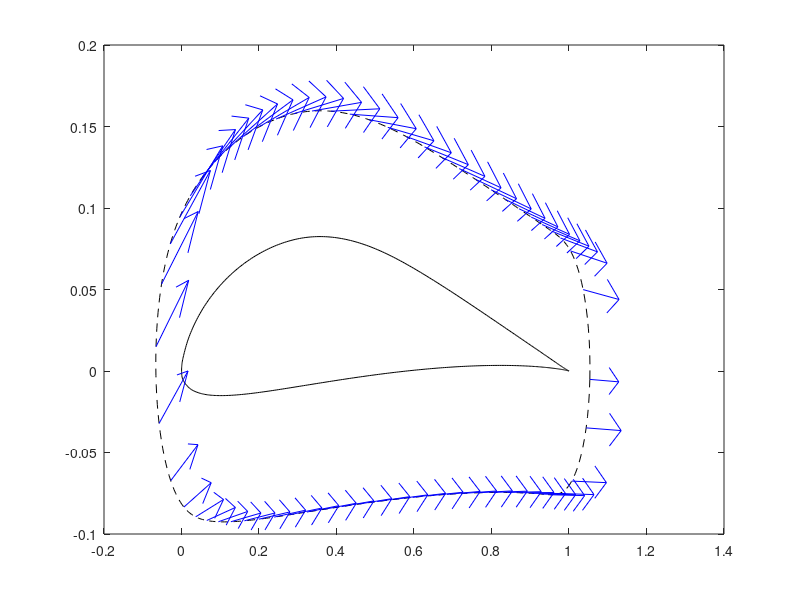
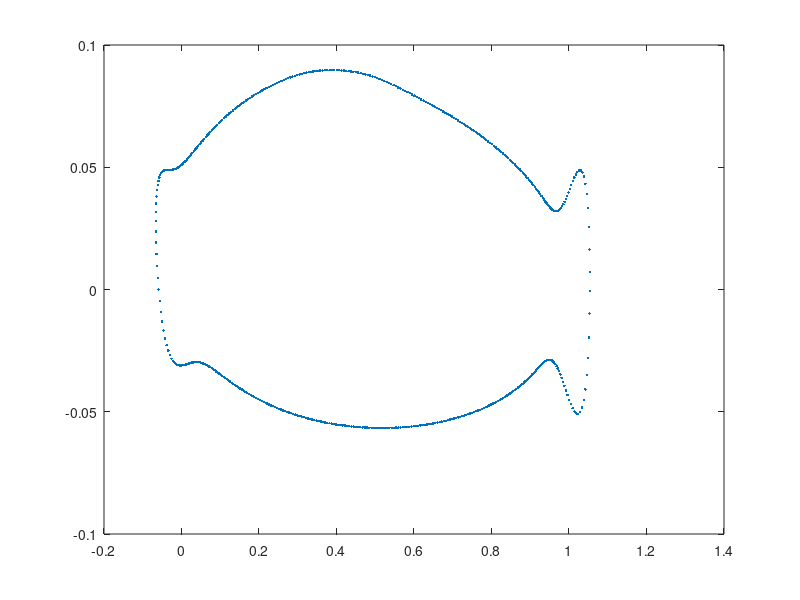

Recreate these plots in MATLAB, in order.
%Load dataset
clear; clc; close all;
data = load ("Project1_data.mat");
g = data.grid;
f = data.flow;

%Calculate the freestream conditions
c = g.chord;
muInf = 3.62e-7;
aInf = sqrt(1.4*f.R*f.Tinf);
Uinf = f.Mach*aInf;
rhoInf = f.Re*muInf/(Uinf*c);

%Select Outermost Boundary
x = g.x(:,end);
y = g.y(:,end);
u = f.u(:,end);
v = f.v(:,end);

%Calculate the circulation
dx = diff(x);
dy = diff(y);

uAvg = (u(1:end-1) + u(2:end))/2;
vAvg = (v(1:end-1) + v(2:end))/2;

dGamma = -(uAvg.*dx + vAvg.*dy);
Gamma = sum(dGamma);

%Calculate the lift coefficient and display results
cl = 2*Gamma/(Uinf*c);
clCFD = 0.9387;
percentDifference = 100*abs(cl-clCFD)/clCFD;

fprintf('Computed lift coefficient: %.4f\n', cl);
fprintf('Percent difference from CFD: %.2f%%\n', percentDifference);

%Plot the airfoil and velocity arrows
plot(g.x(:,1),g.y(:,1),'k-');
hold on;
plot(x,y,'k--');

idx = 1:8:(length(x)-1);
quiver(x(idx),y(idx),u(idx),v(idx),'b');

%Plot each segments circulation contribution
xMid = (x(1:end-1) + x(2:end))/2;

figure;
plot(xMid, dGamma, '.');
